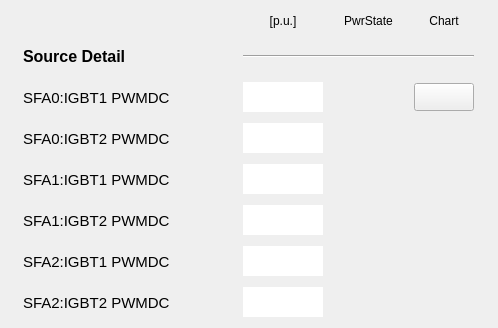
       <widget class="QWidget" name="scrollAreaWidgetContents_18">
        <property name="geometry">
         <rect>
          <x>0</x>
          <y>0</y>
          <width>498</width>
          <height>328</height>
         </rect>
        </property>
        <widget class="QWidget" name="layoutWidget">
         <property name="geometry">
          <rect>
           <x>9</x>
           <y>9</y>
           <width>481</width>
           <height>313</height>
          </rect>
         </property>
         <layout class="QGridLayout" name="gridLayout_4">
          <item row="0" column="1">
           <widget class="PyDMLabel" name="PyDMLabel_53">
            <property name="minimumSize">
             <size>
              <width>0</width>
              <height>24</height>
             </size>
            </property>
            <property name="maximumSize">
             <size>
              <width>16777215</width>
              <height>24</height>
             </size>
            </property>
            <property name="toolTip">
             <string/>
            </property>
            <property name="text">
             <string>[p.u.]</string>
            </property>
            <property name="alignment">
             <set>Qt::AlignCenter</set>
            </property>
           </widget>
          </item>
          <item row="0" column="2">
           <widget class="PyDMLabel" name="PyDMLabel_55">
            <property name="toolTip">
             <string/>
            </property>
            <property name="text">
             <string>PwrState</string>
            </property>
            <property name="alignment">
             <set>Qt::AlignCenter</set>
            </property>
           </widget>
          </item>
          <item row="0" column="3">
           <widget class="PyDMLabel" name="PyDMLabel_105">
            <property name="toolTip">
             <string/>
            </property>
            <property name="text">
             <string>Chart</string>
            </property>
            <property name="alignment">
             <set>Qt::AlignCenter</set>
            </property>
           </widget>
          </item>
          <item row="1" column="0">
           <widget class="PyDMLabel" name="PyDMLabel_106">
            <property name="minimumSize">
             <size>
              <width>200</width>
              <height>35</height>
             </size>
            </property>
            <property name="maximumSize">
             <size>
              <width>160</width>
              <height>16777215</height>
             </size>
            </property>
            <property name="font">
             <font>
              <pointsize>12</pointsize>
              <weight>75</weight>
              <bold>true</bold>
             </font>
            </property>
            <property name="toolTip">
             <string/>
            </property>
            <property name="text">
             <string>Source Detail</string>
            </property>
           </widget>
          </item>
          <item row="1" column="1" colspan="3">
           <widget class="Line" name="line_7">
            <property name="sizeIncrement">
             <size>
              <width>0</width>
              <height>0</height>
             </size>
            </property>
            <property name="baseSize">
             <size>
              <width>0</width>
              <height>0</height>
             </size>
            </property>
            <property name="autoFillBackground">
             <bool>false</bool>
            </property>
            <property name="frameShadow">
             <enum>QFrame::Sunken</enum>
            </property>
            <property name="lineWidth">
             <number>1</number>
            </property>
            <property name="midLineWidth">
             <number>0</number>
            </property>
            <property name="orientation">
             <enum>Qt::Horizontal</enum>
            </property>
           </widget>
          </item>
          <item row="2" column="0">
           <widget class="PyDMLabel" name="PyDMLabel_107">
            <property name="minimumSize">
             <size>
              <width>200</width>
              <height>35</height>
             </size>
            </property>
            <property name="maximumSize">
             <size>
              <width>200</width>
              <height>16777215</height>
             </size>
            </property>
            <property name="font">
             <font>
              <pointsize>11</pointsize>
             </font>
            </property>
            <property name="toolTip">
             <string/>
            </property>
            <property name="text">
             <string>SFA0:IGBT1 PWMDC</string>
            </property>
           </widget>
          </item>
          <item row="2" column="1">
           <widget class="PyDMLabel" name="PyDMLabel_58">
            <property name="enabled">
             <bool>true</bool>
            </property>
            <property name="minimumSize">
             <size>
              <width>80</width>
              <height>30</height>
             </size>
            </property>
            <property name="maximumSize">
             <size>
              <width>80</width>
              <height>30</height>
             </size>
            </property>
            <property name="toolTip">
             <string/>
            </property>
            <property name="accessibleDescription">
             <string/>
            </property>
            <property name="layoutDirection">
             <enum>Qt::LeftToRight</enum>
            </property>
            <property name="autoFillBackground">
             <bool>false</bool>
            </property>
            <property name="styleSheet">
             <string notr="true">background-color: qlineargradient(spread:pad, x1:0, y1:0, x2:1, y2:1, stop:0 rgba(255, 255, 255, 255), stop:1 rgba(255, 255, 255, 255));</string>
            </property>
            <property name="frameShape">
             <enum>QFrame::NoFrame</enum>
            </property>
            <property name="frameShadow">
             <enum>QFrame::Sunken</enum>
            </property>
            <property name="alignment">
             <set>Qt::AlignRight|Qt::AlignTrailing|Qt::AlignVCenter</set>
            </property>
            <property name="channel" stdset="0">
             <string>SI-Fam:PS-SFA0:IGBT1PWMDutyCycle-Mon</string>
            </property>
           </widget>
          </item>
          <item row="2" column="2">
           <widget class="QLed" name="led_sfa0igbt1">
            <property name="enabled">
             <bool>true</bool>
            </property>
            <property name="sizePolicy">
             <sizepolicy hsizetype="Maximum" vsizetype="Maximum">
              <horstretch>0</horstretch>
              <verstretch>0</verstretch>
             </sizepolicy>
            </property>
            <property name="minimumSize">
             <size>
              <width>51</width>
              <height>35</height>
             </size>
            </property>
            <property name="maximumSize">
             <size>
              <width>51</width>
              <height>35</height>
             </size>
            </property>
            <property name="toolTip">
             <string/>
            </property>
            <property name="state">
             <bool>false</bool>
            </property>
            <property name="onColor">
             <color>
              <red>0</red>
              <green>140</green>
              <blue>0</blue>
             </color>
            </property>
            <property name="shape">
             <enum>QLed::Circle</enum>
            </property>
           </widget>
          </item>
          <item row="2" column="3">
           <widget class="PyDMPushButton" name="PyDMPushButton_49">
            <property name="minimumSize">
             <size>
              <width>60</width>
              <height>28</height>
             </size>
            </property>
            <property name="maximumSize">
             <size>
              <width>60</width>
              <height>28</height>
             </size>
            </property>
            <property name="toolTip">
             <string/>
            </property>
           </widget>
          </item>
          <item row="3" column="0">
           <widget class="PyDMLabel" name="PyDMLabel_59">
            <property name="minimumSize">
             <size>
              <width>200</width>
              <height>0</height>
             </size>
            </property>
            <property name="maximumSize">
             <size>
              <width>200</width>
              <height>16777215</height>
             </size>
            </property>
            <property name="font">
             <font>
              <pointsize>11</pointsize>
             </font>
            </property>
            <property name="toolTip">
             <string/>
            </property>
            <property name="text">
             <string>SFA0:IGBT2 PWMDC</string>
            </property>
           </widget>
          </item>
          <item row="3" column="1">
           <widget class="PyDMLabel" name="PyDMLabel_108">
            <property name="enabled">
             <bool>true</bool>
            </property>
            <property name="minimumSize">
             <size>
              <width>80</width>
              <height>30</height>
             </size>
            </property>
            <property name="maximumSize">
             <size>
              <width>80</width>
              <height>30</height>
             </size>
            </property>
            <property name="toolTip">
             <string/>
            </property>
            <property name="accessibleDescription">
             <string/>
            </property>
            <property name="layoutDirection">
             <enum>Qt::LeftToRight</enum>
            </property>
            <property name="autoFillBackground">
             <bool>false</bool>
            </property>
            <property name="styleSheet">
             <string notr="true">background-color: qlineargradient(spread:pad, x1:0, y1:0, x2:1, y2:1, stop:0 rgba(255, 255, 255, 255), stop:1 rgba(255, 255, 255, 255));</string>
            </property>
            <property name="frameShape">
             <enum>QFrame::NoFrame</enum>
            </property>
            <property name="frameShadow">
             <enum>QFrame::Sunken</enum>
            </property>
            <property name="alignment">
             <set>Qt::AlignRight|Qt::AlignTrailing|Qt::AlignVCenter</set>
            </property>
            <property name="channel" stdset="0">
             <string>SI-Fam:PS-SFA0:IGBT2PWMDutyCycle-Mon</string>
            </property>
           </widget>
          </item>
          <item row="3" column="2">
           <widget class="QLed" name="led_sfa0igbt2">
            <property name="sizePolicy">
             <sizepolicy hsizetype="Maximum" vsizetype="Maximum">
              <horstretch>0</horstretch>
              <verstretch>0</verstretch>
             </sizepolicy>
            </property>
            <property name="minimumSize">
             <size>
              <width>51</width>
              <height>35</height>
             </size>
            </property>
            <property name="maximumSize">
             <size>
              <width>51</width>
              <height>35</height>
             </size>
            </property>
            <property name="toolTip">
             <string/>
            </property>
            <property name="state">
             <bool>false</bool>
            </property>
            <property name="onColor">
             <color>
              <red>0</red>
              <green>140</green>
              <blue>0</blue>
             </color>
            </property>
            <property name="shape">
             <enum>QLed::Circle</enum>
            </property>
           </widget>
          </item>
          <item row="4" column="0">
           <widget class="PyDMLabel" name="pv02raps01_5">
            <property name="minimumSize">
             <size>
              <width>200</width>
              <height>0</height>
             </size>
            </property>
            <property name="maximumSize">
             <size>
              <width>135</width>
              <height>16777215</height>
             </size>
            </property>
            <property name="font">
             <font>
              <pointsize>11</pointsize>
             </font>
            </property>
            <property name="toolTip">
             <string/>
            </property>
            <property name="text">
             <string>SFA1:IGBT1 PWMDC</string>
            </property>
           </widget>
          </item>
          <item row="4" column="1">
           <widget class="PyDMLabel" name="PyDMLabel_109">
            <property name="enabled">
             <bool>true</bool>
            </property>
            <property name="minimumSize">
             <size>
              <width>80</width>
              <height>30</height>
             </size>
            </property>
            <property name="maximumSize">
             <size>
              <width>80</width>
              <height>30</height>
             </size>
            </property>
            <property name="toolTip">
             <string/>
            </property>
            <property name="accessibleDescription">
             <string/>
            </property>
            <property name="layoutDirection">
             <enum>Qt::LeftToRight</enum>
            </property>
            <property name="autoFillBackground">
             <bool>false</bool>
            </property>
            <property name="styleSheet">
             <string notr="true">background-color: qlineargradient(spread:pad, x1:0, y1:0, x2:1, y2:1, stop:0 rgba(255, 255, 255, 255), stop:1 rgba(255, 255, 255, 255));</string>
            </property>
            <property name="frameShape">
             <enum>QFrame::NoFrame</enum>
            </property>
            <property name="frameShadow">
             <enum>QFrame::Sunken</enum>
            </property>
            <property name="alignment">
             <set>Qt::AlignRight|Qt::AlignTrailing|Qt::AlignVCenter</set>
            </property>
            <property name="channel" stdset="0">
             <string>SI-Fam:PS-SFA1:IGBT1PWMDutyCycle-Mon</string>
            </property>
           </widget>
          </item>
          <item row="4" column="2">
           <widget class="QLed" name="led_sfa1igbt1">
            <property name="sizePolicy">
             <sizepolicy hsizetype="Maximum" vsizetype="Maximum">
              <horstretch>0</horstretch>
              <verstretch>0</verstretch>
             </sizepolicy>
            </property>
            <property name="minimumSize">
             <size>
              <width>51</width>
              <height>35</height>
             </size>
            </property>
            <property name="maximumSize">
             <size>
              <width>51</width>
              <height>35</height>
             </size>
            </property>
            <property name="toolTip">
             <string/>
            </property>
            <property name="state">
             <bool>false</bool>
            </property>
            <property name="onColor">
             <color>
              <red>0</red>
              <green>140</green>
              <blue>0</blue>
             </color>
            </property>
            <property name="shape">
             <enum>QLed::Circle</enum>
            </property>
           </widget>
          </item>
          <item row="5" column="0">
           <widget class="PyDMLabel" name="pv02raps02_5">
            <property name="minimumSize">
             <size>
              <width>200</width>
              <height>0</height>
             </size>
            </property>
            <property name="maximumSize">
             <size>
              <width>135</width>
              <height>16777215</height>
             </size>
            </property>
            <property name="font">
             <font>
              <pointsize>11</pointsize>
             </font>
            </property>
            <property name="toolTip">
             <string/>
            </property>
            <property name="text">
             <string>SFA1:IGBT2 PWMDC</string>
            </property>
           </widget>
          </item>
          <item row="5" column="1">
           <widget class="PyDMLabel" name="PyDMLabel_66">
            <property name="enabled">
             <bool>true</bool>
            </property>
            <property name="minimumSize">
             <size>
              <width>80</width>
              <height>30</height>
             </size>
            </property>
            <property name="maximumSize">
             <size>
              <width>80</width>
              <height>30</height>
             </size>
            </property>
            <property name="toolTip">
             <string/>
            </property>
            <property name="accessibleDescription">
             <string/>
            </property>
            <property name="layoutDirection">
             <enum>Qt::LeftToRight</enum>
            </property>
            <property name="autoFillBackground">
             <bool>false</bool>
            </property>
            <property name="styleSheet">
             <string notr="true">background-color: qlineargradient(spread:pad, x1:0, y1:0, x2:1, y2:1, stop:0 rgba(255, 255, 255, 255), stop:1 rgba(255, 255, 255, 255));</string>
            </property>
            <property name="frameShape">
             <enum>QFrame::NoFrame</enum>
            </property>
            <property name="frameShadow">
             <enum>QFrame::Sunken</enum>
            </property>
            <property name="alignment">
             <set>Qt::AlignRight|Qt::AlignTrailing|Qt::AlignVCenter</set>
            </property>
            <property name="channel" stdset="0">
             <string>SI-Fam:PS-SFA1:IGBT2PWMDutyCycle-Mon</string>
            </property>
           </widget>
          </item>
          <item row="5" column="2">
           <widget class="QLed" name="led_sfa1igbt2">
            <property name="enabled">
             <bool>true</bool>
            </property>
            <property name="sizePolicy">
             <sizepolicy hsizetype="Maximum" vsizetype="Maximum">
              <horstretch>0</horstretch>
              <verstretch>0</verstretch>
             </sizepolicy>
            </property>
            <property name="minimumSize">
             <size>
              <width>51</width>
              <height>35</height>
             </size>
            </property>
            <property name="maximumSize">
             <size>
              <width>51</width>
              <height>35</height>
             </size>
            </property>
            <property name="toolTip">
             <string/>
            </property>
            <property name="state">
             <bool>false</bool>
            </property>
            <property name="onColor">
             <color>
              <red>0</red>
              <green>140</green>
              <blue>0</blue>
             </color>
            </property>
            <property name="shape">
             <enum>QLed::Circle</enum>
            </property>
           </widget>
          </item>
          <item row="6" column="0">
           <widget class="PyDMLabel" name="pv03raps01_9">
            <property name="minimumSize">
             <size>
              <width>200</width>
              <height>0</height>
             </size>
            </property>
            <property name="maximumSize">
             <size>
              <width>135</width>
              <height>16777215</height>
             </size>
            </property>
            <property name="font">
             <font>
              <pointsize>11</pointsize>
             </font>
            </property>
            <property name="toolTip">
             <string/>
            </property>
            <property name="text">
             <string>SFA2:IGBT1 PWMDC</string>
            </property>
           </widget>
          </item>
          <item row="6" column="1">
           <widget class="PyDMLabel" name="PyDMLabel_110">
            <property name="enabled">
             <bool>true</bool>
            </property>
            <property name="minimumSize">
             <size>
              <width>80</width>
              <height>30</height>
             </size>
            </property>
            <property name="maximumSize">
             <size>
              <width>80</width>
              <height>30</height>
             </size>
            </property>
            <property name="toolTip">
             <string/>
            </property>
            <property name="accessibleDescription">
             <string/>
            </property>
            <property name="layoutDirection">
             <enum>Qt::LeftToRight</enum>
            </property>
            <property name="autoFillBackground">
             <bool>false</bool>
            </property>
            <property name="styleSheet">
             <string notr="true">background-color: qlineargradient(spread:pad, x1:0, y1:0, x2:1, y2:1, stop:0 rgba(255, 255, 255, 255), stop:1 rgba(255, 255, 255, 255));</string>
            </property>
            <property name="frameShape">
             <enum>QFrame::NoFrame</enum>
            </property>
            <property name="frameShadow">
             <enum>QFrame::Sunken</enum>
            </property>
            <property name="alignment">
             <set>Qt::AlignRight|Qt::AlignTrailing|Qt::AlignVCenter</set>
            </property>
            <property name="channel" stdset="0">
             <string>SI-Fam:PS-SFA2:IGBT1PWMDutyCycle-Mon</string>
            </property>
           </widget>
          </item>
          <item row="6" column="2">
           <widget class="QLed" name="led_sfa2igbt1">
            <property name="sizePolicy">
             <sizepolicy hsizetype="Maximum" vsizetype="Maximum">
              <horstretch>0</horstretch>
              <verstretch>0</verstretch>
             </sizepolicy>
            </property>
            <property name="minimumSize">
             <size>
              <width>51</width>
              <height>35</height>
             </size>
            </property>
            <property name="maximumSize">
             <size>
              <width>51</width>
              <height>35</height>
             </size>
            </property>
            <property name="toolTip">
             <string/>
            </property>
            <property name="state">
             <bool>false</bool>
            </property>
            <property name="onColor">
             <color>
              <red>0</red>
              <green>140</green>
              <blue>0</blue>
             </color>
            </property>
            <property name="shape">
             <enum>QLed::Circle</enum>
            </property>
           </widget>
          </item>
          <item row="7" column="0">
           <widget class="PyDMLabel" name="pv03raps01_10">
            <property name="minimumSize">
             <size>
              <width>200</width>
              <height>0</height>
             </size>
            </property>
            <property name="maximumSize">
             <size>
              <width>135</width>
              <height>16777215</height>
             </size>
            </property>
            <property name="font">
             <font>
              <pointsize>11</pointsize>
             </font>
            </property>
            <property name="toolTip">
             <string/>
            </property>
            <property name="text">
             <string>SFA2:IGBT2 PWMDC</string>
            </property>
           </widget>
          </item>
          <item row="7" column="1">
           <widget class="PyDMLabel" name="PyDMLabel_111">
            <property name="enabled">
             <bool>true</bool>
            </property>
            <property name="minimumSize">
             <size>
              <width>80</width>
              <height>30</height>
             </size>
            </property>
            <property name="maximumSize">
             <size>
              <width>80</width>
              <height>30</height>
             </size>
            </property>
            <property name="toolTip">
             <string/>
            </property>
            <property name="accessibleDescription">
             <string/>
            </property>
            <property name="layoutDirection">
             <enum>Qt::LeftToRight</enum>
            </property>
            <property name="autoFillBackground">
             <bool>false</bool>
            </property>
            <property name="styleSheet">
             <string notr="true">background-color: qlineargradient(spread:pad, x1:0, y1:0, x2:1, y2:1, stop:0 rgba(255, 255, 255, 255), stop:1 rgba(255, 255, 255, 255));</string>
            </property>
            <property name="frameShape">
             <enum>QFrame::NoFrame</enum>
            </property>
            <property name="frameShadow">
             <enum>QFrame::Sunken</enum>
            </property>
            <property name="alignment">
             <set>Qt::AlignRight|Qt::AlignTrailing|Qt::AlignVCenter</set>
            </property>
            <property name="channel" stdset="0">
             <string>SI-Fam:PS-SFA2:IGBT2PWMDutyCycle-Mon</string>
            </property>
           </widget>
          </item>
          <item row="7" column="2">
           <widget class="QLed" name="led_sfa2igbt2">
            <property name="sizePolicy">
             <sizepolicy hsizetype="Maximum" vsizetype="Maximum">
              <horstretch>0</horstretch>
              <verstretch>0</verstretch>
             </sizepolicy>
            </property>
            <property name="minimumSize">
             <size>
              <width>51</width>
              <height>35</height>
             </size>
            </property>
            <property name="maximumSize">
             <size>
              <width>51</width>
              <height>35</height>
             </size>
            </property>
            <property name="toolTip">
             <string/>
            </property>
            <property name="state">
             <bool>false</bool>
            </property>
            <property name="onColor">
             <color>
              <red>0</red>
              <green>140</green>
              <blue>0</blue>
             </color>
            </property>
            <property name="shape">
             <enum>QLed::Circle</enum>
            </property>
           </widget>
          </item>
         </layout>
        </widget>
       </widget>
